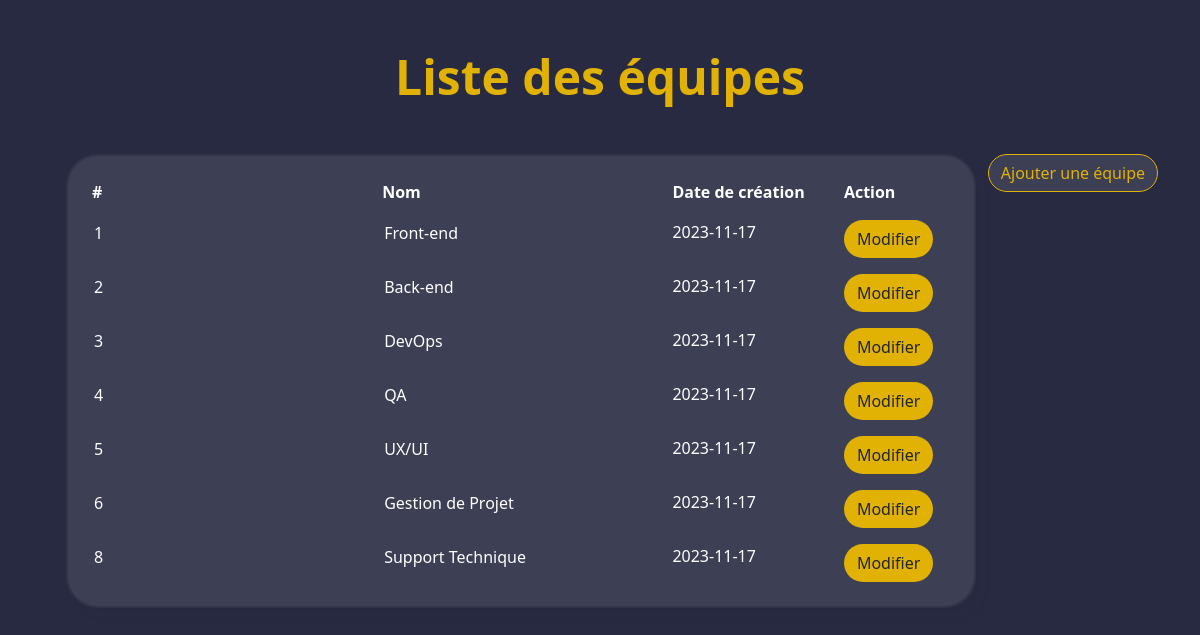
The page /equipe.php on the database its author committed.
### tables this page shows
create table equipe(
id_equipe int AUTO_INCREMENT PRIMARY KEY,
    nom_equipe varchar(50),
    date_creation date
);

### equipe.php (the view, shortened to what this page needs)
<?php
$server_name = "localhost";
$user = "root";
$password = "";
$db = "dataware";
$conn = mysqli_connect($server_name, $user, $password, $db);
$sql = "SELECT * FROM equipe;";
$res = mysqli_query($conn, $sql);
?>
<!DOCTYPE html>
<html lang="en">
<head>
    <link href="https://cdn.jsdelivr.net/npm/bootstrap@5.0.2/dist/css/bootstrap.min.css" rel="stylesheet"
>
    <link rel="stylesheet" href="style.css">
</head>
<body>
    <div class="container mt-5">
        <h1>Liste des équipes</h1>
        <button type="button" class="btn btnajouter mb-3 float-end" id="ajouterMembreBtn">Ajouter une équipe</button>
        <div class="container">
            <div class="row justify-content-center">
                <div class="col-12">
                    <div class="card mask-custom">
                        <div class="card-body">
                            <div class="table-responsive">
                                <table class="table table-borderless text-white mb-0">
                                    <thead>
                                        <tr>
                                            <th scope="col">#</th>
                                            <th scope="col">Nom</th>
                                            <th scope="col">Date de création</th>
                                            <th scope="col">Action</th>
                                        </tr>
                                    </thead>
                                    <tbody>
                                        <?php
                                            while ($ligne = mysqli_fetch_assoc($res)) {
                                                echo "<tr>
                                                    <form action='equipe.php' method='post'>
                                                                <td><input type='text' name='id_equipe' value='" . $ligne['id_equipe'] . "'>
                                                                </td>
                                                                <td>
                                                                    <input type='text' name='nom_equipe' value='" . $ligne['nom_equipe'] . "'>
                                                                </td>
                                                                <td>" . $ligne['date_creation'] . "</td>
                                                                <td>
                                                                    <button type='submit' class='btn btnmodifier' name='modifierEquipe'>Modifier</button>
                                                                </td>
                                                            </form>
                                                    </tr>";
                                            }
                                        ?>
                                    </tbody>
                                </table>
                            </div>
                        </div>
                    </div>
                </div>
            </div>
        </div>
    </div>
</body>
</html>

### style.css (style rules this page uses)
* { text-decoration: none; list-style: none; }
:root { --couleur-principale: #e1b204; --couleur-fond: #282a41; --couleur-bouton: #3d3f54; }
body { background-color: #282a41; }
button { background-color: #3d3f54; border: none; border-radius: 40px; }
table td, table th { text-overflow: ellipsis; white-space: nowrap; overflow: hidden; }
.mask-custom { background-color: #3d3f54; border-radius: 2em; border: 2px solid rgba(255, 255, 255, 0.05); background-clip: padding-box; box-shadow: 10px 10px 10px rgba(46, 54, 68, 0.03); }
h1 { color: #e1b204; font-size: 3em; font-weight: 600; margin: 1em; text-align: center; }
.btnmodifier { border-radius: 20px; background: #e1b204; }
.btnajouter { border-radius: 20px; border: 1px solid #e1b204; color: #e1b204; background-color: #3d3f54; }
input { border: none; border-radius: 10px; color: white; background: transparent; }

### rows shown on the page
equipe: id_equipe "1", nom_equipe "Front-end", date_creation "2023-11-17"
equipe: id_equipe "2", nom_equipe "Back-end", date_creation "2023-11-17"
equipe: id_equipe "3", nom_equipe "DevOps", date_creation "2023-11-17"
equipe: id_equipe "4", nom_equipe "QA", date_creation "2023-11-17"
equipe: id_equipe "5", nom_equipe "UX/UI", date_creation "2023-11-17"
equipe: id_equipe "6", nom_equipe "Gestion de Projet", date_creation "2023-11-17"
equipe: id_equipe "8", nom_equipe "Support Technique", date_creation "2023-11-17"
